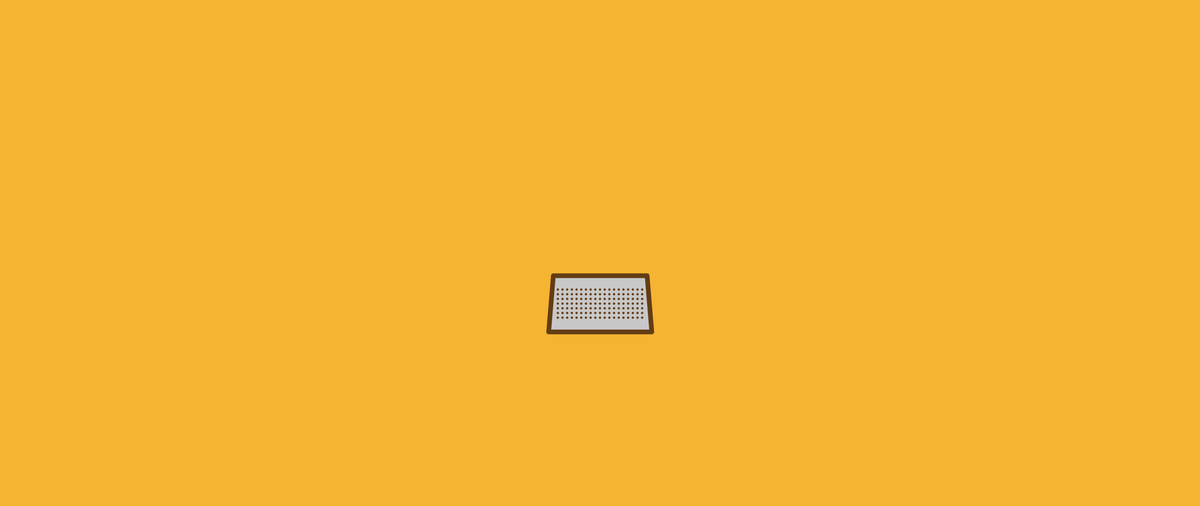
Frame 1 (no input)
Frame 2 (the mouse pressed at the canvas centre, redrawn once): identical to frame 1, image omitted

The Processing sketch that drew this single still picture (run headless with seeded random() and noise(); the mouse was pressed at the canvas centre and the sketch redrawn once):

// Processing sketch: charlie_s_angels
// ── charlie_s_angels.pde
// Manuale di Programmazione Cinematografica
// Daniele Olmisani, 2015

// Charlie's Angels

final color PAPER = color(245, 180, 50);
final color INK1 = color(100, 60, 20);
final color INK2 = color(200);

final float W = 100;
final float H = 60;
 
void setup() {
  size(2560, 1080);
  noLoop();
}

void draw() {
  
  translate(width/2.0, 3*height/5.0);
  
  background(PAPER);
  stroke(INK1);
  fill(INK2);
  
  strokeWeight(10.0);
  strokeJoin(ROUND);
  
  quad(-W, -H, W, -H, 1.1*W, H, -1.1*W, H);
  
  fill(INK1);
  noStroke();
  for (int i=1; i<20; i++) {
    for (int j=3; j<10; j++) {
      ellipse(-W+i*10, -H+j*10, 5, 5);
    }
  }
  
  save("charlie-s-angels.png");
}
